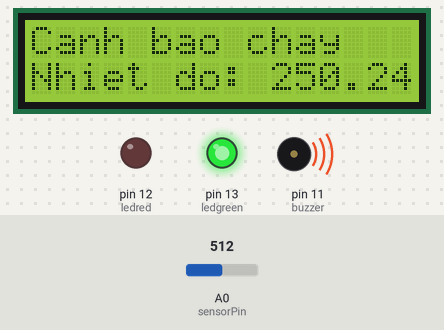
This sketch was run on a simulated Arduino Uno, built with avr-gcc and run on an emulated ATmega328P. On the bench: 16×2 character LCD, output pins drawn as LEDs (lit = HIGH), buzzer (waves = sounding). The test bench sets the inputs (shaded band); at power-on: A0 (sensorPin) = 512. What the sketch prints to the serial monitor is not drawn.

Above: at 1.2 s.
1.3 s: A0 (sensorPin) set to 153
At 1.96 s:
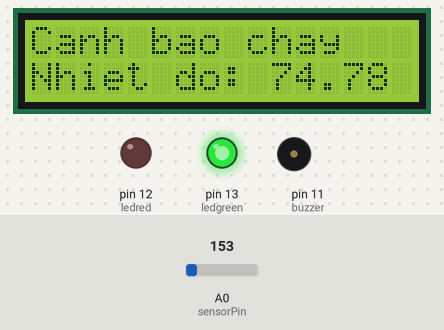
3.0 s: A0 (sensorPin) set to 131
At 3.5 s:
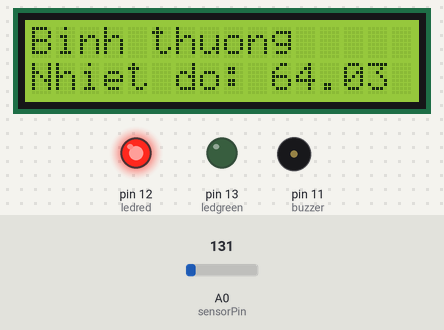
5.6 s: A0 (sensorPin) set to 122
At 5.9 s:
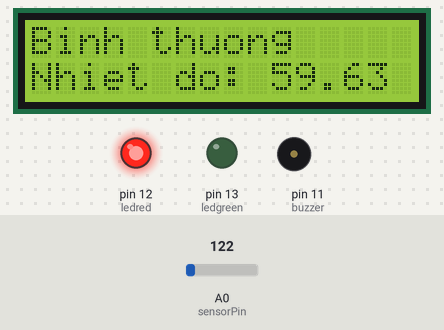
Timing chart, 0 to 8.6 s (numbered marks = the images above; inputs shaded):
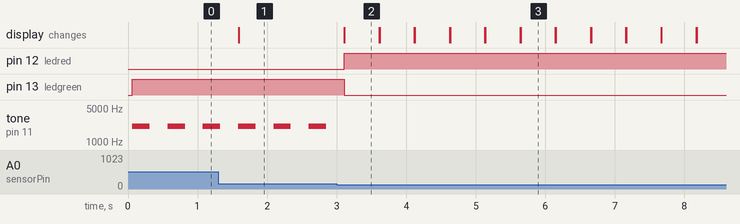

Measured:
- the behaviour switches between 144 and 143 on A0 (sensorPin) (found by bisection; images 1 and 2)
- after the input at 1.3 s, the display: changes after 0.29 s (image 1)
- after the input at 3.0 s, pin 12 (ledred): LOW → HIGH after 0.11 s; pin 13 (ledgreen): HIGH → LOW after 0.11 s; tone on pin 11 (buzzer): stops changing and stays silent; the display: changes after 0.11 s (image 2)
- after the input at 5.6 s, the display: first differs from a run without the input at once (image 3)
- by itself, tone on pin 11 (buzzer): alternates 2093 Hz for 0.25 s and silent for 0.26 s
- what the display in image 2 shows lasts 0.5 s, from 3.1 s to 3.6 s

The sketch:

Canhbaochay.pdsprj.ino
```cpp
#include <LiquidCrystal.h>
LiquidCrystal lcd(9,8,7,6,5,4); //khai báo lcd số chân kết nối vào arduino
int sensorPin = A0; //khai báo senserPin
int ledred = 12; //khai báo chân đèn ledred 12
int ledgreen = 13; //khai báo chân đèn ledgreen 13
int buzzer = 11;//khai báo chân còi  11
String notification;
void setup() {
pinMode(ledred, OUTPUT); //đặt chế độ ledred OUPUT
pinMode(ledgreen, OUTPUT);//đặt chế độ ledgreen OUPUT
pinMode(buzzer, OUTPUT);//đặt chế độ còi OUPUT
Serial.begin(9600);//giao tiếp kết nối ở tốc độ 9600
lcd.begin(16,2);//kích thước lcd 16x2
}
void loop() {
  //đọc dữ liệu từ cảm biến
int reading = analogRead(sensorPin);
//tính ra giá trị hiệu điện thế (đơn vị Volt) từ giá trị cảm biến
float voltage = reading*5.0/1023.0;
//thì ta chỉ việc nhân voltage cho 100 là ra được nhiệt độ
float temp = voltage*100;
Serial.println(temp);

if (temp < 70) //điều kiện nhiệt độ <70 độ
{
digitalWrite(ledred,HIGH); // đèn đỏ sáng
digitalWrite(ledgreen,LOW);// đèn xanh tắt
notification = "Binh thuong";  // in ra thông báo "Bình thường"
}
else // nhiệt độ lớn hơn hoặc bằng 70
{
digitalWrite(ledgreen,HIGH);// đèn xanh sáng
digitalWrite(ledred,LOW);// đèn đỏ tắt
notification = "Canh bao chay";// in ra thông báo "Cảnh báo cháy"
tone(11,2093,250); // còi hú
}
lcd.setCursor(0,0); // đưa con trỏ đến hàng 0 cột 0
lcd.print(notification);// in ra thông báo trên màn LCD
lcd.setCursor(0,1);// đưa con trỏ đến hàng 1 cột 0
lcd.print("Nhiet do: "); // in ra nhiệt độ
lcd.print(temp);// xuất nhiệt độ
lcd.print("");
delay(500); // thời gian trễ 0.5s
lcd.clear();// giải phóng màn lcd
}
```
